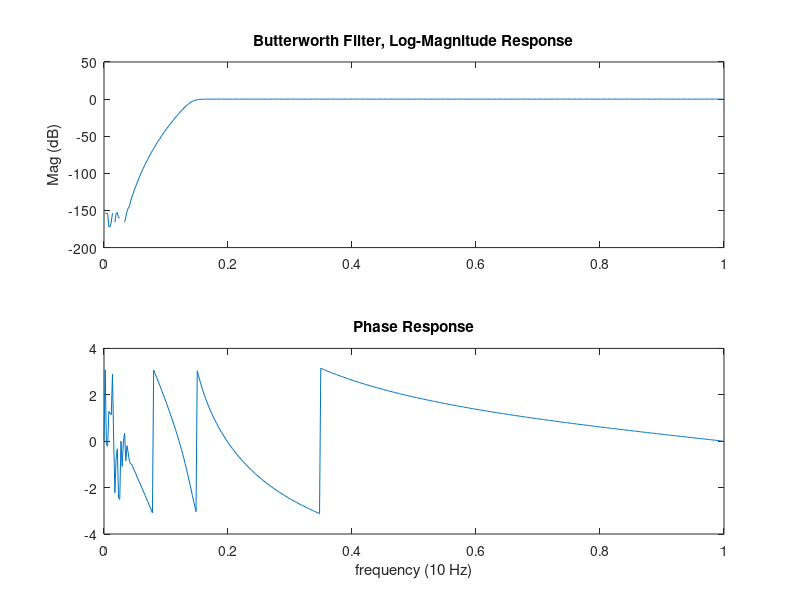

Source code (MATLAB): (Note: this script raises an error after producing the figure.)
% Quyen HUa
% EE6713
% M12
% P11.8

close all
clear all
Os = 10;%rads/sec
Op = 15;%rads/sec

Fs = 100; %sampling frequency

Ws = Os/Fs; 
Wp = Op/Fs; 
Ap = 1; %dB
As = 40; %dB

[n, Wn] = buttord(Wp, Ws, Ap, As);

[B, A] = butter(abs(n), Wn, 'high');

[h,w] = freqz(B,A);%,512);


subplot(2,1,1)
plot(w/pi, 20*log10(abs(h)))
title('Butterworth Filter, Log-Magnitude Response')
ylabel('Mag (dB)')
subplot(2,1,2)
plot(w/pi, angle(h))
title('Phase Response')
xlabel('frequency (10 Hz)')

Td = 1;

% [z, p, k] = butter(n, Wn, 'high');
[Ba, Aa] = impinvar(B, A, 1);
[ha,wa] = freqz(Ba, Aa);
figure;
subplot(2,1,1)
plot(wa/pi, 20*log10(abs(ha)));
title('Impulse Invariance of butterworth')
subplot(2,1,2)
plot(wa/pi, angle(ha))
title('Phase response')
xlabel('frequency (10 Hz)')

